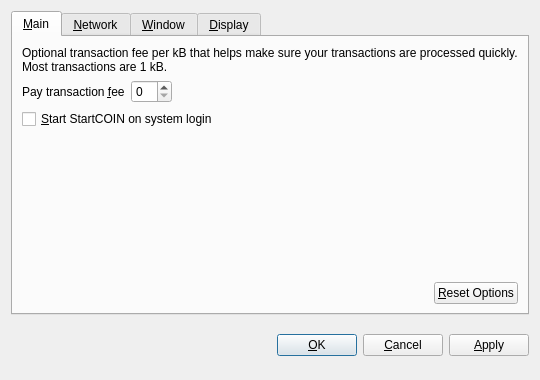
<?xml version="1.0" encoding="UTF-8"?>
<ui version="4.0">
 <class>OptionsDialog</class>
 <widget class="QDialog" name="OptionsDialog">
  <property name="geometry">
   <rect>
    <x>0</x>
    <y>0</y>
    <width>540</width>
    <height>380</height>
   </rect>
  </property>
  <property name="windowTitle">
   <string>Options</string>
  </property>
  <property name="modal">
   <bool>true</bool>
  </property>
  <layout class="QVBoxLayout" name="verticalLayout">
   <item>
    <widget class="QTabWidget" name="tabWidget">
     <property name="tabPosition">
      <enum>QTabWidget::North</enum>
     </property>
     <property name="currentIndex">
      <number>0</number>
     </property>
     <widget class="QWidget" name="tabMain">
      <attribute name="title">
       <string>&amp;Main</string>
      </attribute>
      <layout class="QVBoxLayout" name="verticalLayout_Main">
       <item>
        <widget class="QLabel" name="transactionFeeInfoLabel">
         <property name="text">
          <string>Optional transaction fee per kB that helps make sure your transactions are processed quickly. Most transactions are 1 kB.</string>
         </property>
         <property name="textFormat">
          <enum>Qt::PlainText</enum>
         </property>
         <property name="wordWrap">
          <bool>true</bool>
         </property>
        </widget>
       </item>
       <item>
        <layout class="QHBoxLayout" name="horizontalLayout_1_Main">
         <item>
          <widget class="QLabel" name="transactionFeeLabel">
           <property name="text">
            <string>Pay transaction &amp;fee</string>
           </property>
           <property name="textFormat">
            <enum>Qt::PlainText</enum>
           </property>
           <property name="buddy">
            <cstring>transactionFee</cstring>
           </property>
          </widget>
         </item>
         <item>
          <widget class="BitcoinAmountField" name="transactionFee"/>
         </item>
         <item>
          <spacer name="horizontalSpacer_1_Main">
           <property name="orientation">
            <enum>Qt::Horizontal</enum>
           </property>
           <property name="sizeHint" stdset="0">
            <size>
             <width>40</width>
             <height>20</height>
            </size>
           </property>
          </spacer>
         </item>
        </layout>
       </item>
       <item>
        <widget class="QCheckBox" name="bitcoinAtStartup">
         <property name="toolTip">
          <string>Automatically start StartCOIN after logging in to the system.</string>
         </property>
         <property name="text">
          <string>&amp;Start StartCOIN on system login</string>
         </property>
        </widget>
       </item>
       <item>
        <spacer name="verticalSpacer_Main">
         <property name="orientation">
          <enum>Qt::Vertical</enum>
         </property>
         <property name="sizeHint" stdset="0">
          <size>
           <width>20</width>
           <height>40</height>
          </size>
         </property>
        </spacer>
       </item>
       <item>
        <layout class="QHBoxLayout" name="horizontalLayout_2_Main">
         <item>
          <spacer name="horizontalSpacer_2_Main">
           <property name="orientation">
            <enum>Qt::Horizontal</enum>
           </property>
           <property name="sizeHint" stdset="0">
            <size>
             <width>40</width>
             <height>20</height>
            </size>
           </property>
          </spacer>
         </item>
         <item>
          <widget class="QPushButton" name="resetButton">
           <property name="toolTip">
            <string>Reset all client options to default.</string>
           </property>
           <property name="text">
            <string>&amp;Reset Options</string>
           </property>
           <property name="autoDefault">
            <bool>false</bool>
           </property>
          </widget>
         </item>
        </layout>
       </item>
      </layout>
     </widget>
     <widget class="QWidget" name="tabNetwork">
      <attribute name="title">
       <string>&amp;Network</string>
      </attribute>
      <layout class="QVBoxLayout" name="verticalLayout_Network">
       <item>
        <widget class="QCheckBox" name="mapPortUpnp">
         <property name="toolTip">
          <string>Automatically open the StartCOIN client port on the router. This only works when your router supports UPnP and it is enabled.</string>
         </property>
         <property name="text">
          <string>Map port using &amp;UPnP</string>
         </property>
        </widget>
       </item>
       <item>
        <widget class="QCheckBox" name="connectSocks">
         <property name="toolTip">
          <string>Connect to the StartCOIN network through a SOCKS proxy (e.g. when connecting through Tor).</string>
         </property>
         <property name="text">
          <string>&amp;Connect through SOCKS proxy:</string>
         </property>
        </widget>
       </item>
       <item>
        <layout class="QHBoxLayout" name="horizontalLayout_Network">
         <item>
          <widget class="QLabel" name="proxyIpLabel">
           <property name="text">
            <string>Proxy &amp;IP:</string>
           </property>
           <property name="textFormat">
            <enum>Qt::PlainText</enum>
           </property>
           <property name="buddy">
            <cstring>proxyIp</cstring>
           </property>
          </widget>
         </item>
         <item>
          <widget class="QValidatedLineEdit" name="proxyIp">
           <property name="maximumSize">
            <size>
             <width>140</width>
             <height>16777215</height>
            </size>
           </property>
           <property name="toolTip">
            <string>IP address of the proxy (e.g. 127.0.0.1)</string>
           </property>
          </widget>
         </item>
         <item>
          <widget class="QLabel" name="proxyPortLabel">
           <property name="text">
            <string>&amp;Port:</string>
           </property>
           <property name="textFormat">
            <enum>Qt::PlainText</enum>
           </property>
           <property name="buddy">
            <cstring>proxyPort</cstring>
           </property>
          </widget>
         </item>
         <item>
          <widget class="QLineEdit" name="proxyPort">
           <property name="maximumSize">
            <size>
             <width>55</width>
             <height>16777215</height>
            </size>
           </property>
           <property name="toolTip">
            <string>Port of the proxy (e.g. 9050)</string>
           </property>
          </widget>
         </item>
         <item>
          <widget class="QLabel" name="socksVersionLabel">
           <property name="text">
            <string>SOCKS &amp;Version:</string>
           </property>
           <property name="textFormat">
            <enum>Qt::PlainText</enum>
           </property>
           <property name="buddy">
            <cstring>socksVersion</cstring>
           </property>
          </widget>
         </item>
         <item>
          <widget class="QValueComboBox" name="socksVersion">
           <property name="toolTip">
            <string>SOCKS version of the proxy (e.g. 5)</string>
           </property>
          </widget>
         </item>
         <item>
          <spacer name="horizontalSpacer_Network">
           <property name="orientation">
            <enum>Qt::Horizontal</enum>
           </property>
           <property name="sizeHint" stdset="0">
            <size>
             <width>40</width>
             <height>20</height>
            </size>
           </property>
          </spacer>
         </item>
        </layout>
       </item>
       <item>
        <spacer name="verticalSpacer_Network">
         <property name="orientation">
          <enum>Qt::Vertical</enum>
         </property>
         <property name="sizeHint" stdset="0">
          <size>
           <width>20</width>
           <height>40</height>
          </size>
         </property>
        </spacer>
       </item>
      </layout>
     </widget>
     <widget class="QWidget" name="tabWindow">
      <attribute name="title">
       <string>&amp;Window</string>
      </attribute>
      <layout class="QVBoxLayout" name="verticalLayout_Window">
       <item>
        <widget class="QCheckBox" name="minimizeToTray">
         <property name="toolTip">
          <string>Show only a tray icon after minimizing the window.</string>
         </property>
         <property name="text">
          <string>&amp;Minimize to the tray instead of the taskbar</string>
         </property>
        </widget>
       </item>
       <item>
        <widget class="QCheckBox" name="minimizeOnClose">
         <property name="toolTip">
          <string>Minimize instead of exit the application when the window is closed. When this option is enabled, the application will be closed only after selecting Quit in the menu.</string>
         </property>
         <property name="text">
          <string>M&amp;inimize on close</string>
         </property>
        </widget>
       </item>
       <item>
        <spacer name="verticalSpacer_Window">
         <property name="orientation">
          <enum>Qt::Vertical</enum>
         </property>
         <property name="sizeHint" stdset="0">
          <size>
           <width>20</width>
           <height>40</height>
          </size>
         </property>
        </spacer>
       </item>
      </layout>
     </widget>
     <widget class="QWidget" name="tabDisplay">
      <attribute name="title">
       <string>&amp;Display</string>
      </attribute>
      <layout class="QVBoxLayout" name="verticalLayout_Display">
       <item>
        <layout class="QHBoxLayout" name="horizontalLayout_1_Display">
         <item>
          <widget class="QLabel" name="langLabel">
           <property name="text">
            <string>User Interface &amp;language:</string>
           </property>
           <property name="textFormat">
            <enum>Qt::PlainText</enum>
           </property>
           <property name="buddy">
            <cstring>lang</cstring>
           </property>
          </widget>
         </item>
         <item>
          <widget class="QValueComboBox" name="lang">
           <property name="toolTip">
            <string>The user interface language can be set here. This setting will take effect after restarting StartCOIN.</string>
           </property>
          </widget>
         </item>
        </layout>
       </item>
       <item>
        <layout class="QHBoxLayout" name="horizontalLayout_2_Display">
         <item>
          <widget class="QLabel" name="unitLabel">
           <property name="text">
            <string>&amp;Unit to show amounts in:</string>
           </property>
           <property name="textFormat">
            <enum>Qt::PlainText</enum>
           </property>
           <property name="buddy">
            <cstring>unit</cstring>
           </property>
          </widget>
         </item>
         <item>
          <widget class="QValueComboBox" name="unit">
           <property name="toolTip">
            <string>Choose the default subdivision unit to show in the interface and when sending coins.</string>
           </property>
          </widget>
         </item>
        </layout>
       </item>
       <item>
        <widget class="QCheckBox" name="displayAddresses">
         <property name="toolTip">
          <string>Whether to show StartCOIN addresses in the transaction list or not.</string>
         </property>
         <property name="text">
          <string>&amp;Display addresses in transaction list</string>
         </property>
        </widget>
       </item>
       <item>
        <widget class="QCheckBox" name="coinControlFeatures">
         <property name="toolTip">
          <string>Whether to show coin control features or not.</string>
         </property>
         <property name="text">
          <string>Display coin &amp;control features (experts only!)</string>
         </property>
        </widget>
       </item>
       <item>
        <spacer name="verticalSpacer_Display">
         <property name="orientation">
          <enum>Qt::Vertical</enum>
         </property>
         <property name="sizeHint" stdset="0">
          <size>
           <width>20</width>
           <height>40</height>
          </size>
         </property>
        </spacer>
       </item>
      </layout>
     </widget>
    </widget>
   </item>
   <item>
    <layout class="QHBoxLayout" name="horizontalLayout_Buttons">
     <item>
      <spacer name="horizontalSpacer_1">
       <property name="orientation">
        <enum>Qt::Horizontal</enum>
       </property>
       <property name="sizeHint" stdset="0">
        <size>
         <width>40</width>
         <height>48</height>
        </size>
       </property>
      </spacer>
     </item>
     <item>
      <widget class="QLabel" name="statusLabel">
       <property name="font">
        <font>
         <weight>75</weight>
         <bold>true</bold>
        </font>
       </property>
       <property name="text">
        <string/>
       </property>
       <property name="textFormat">
        <enum>Qt::PlainText</enum>
       </property>
       <property name="wordWrap">
        <bool>true</bool>
       </property>
      </widget>
     </item>
     <item>
      <spacer name="horizontalSpacer_2">
       <property name="orientation">
        <enum>Qt::Horizontal</enum>
       </property>
       <property name="sizeHint" stdset="0">
        <size>
         <width>40</width>
         <height>48</height>
        </size>
       </property>
      </spacer>
     </item>
     <item>
      <widget class="QPushButton" name="okButton">
       <property name="text">
        <string>&amp;OK</string>
       </property>
      </widget>
     </item>
     <item>
      <widget class="QPushButton" name="cancelButton">
       <property name="text">
        <string>&amp;Cancel</string>
       </property>
       <property name="autoDefault">
        <bool>false</bool>
       </property>
      </widget>
     </item>
     <item>
      <widget class="QPushButton" name="applyButton">
       <property name="text">
        <string>&amp;Apply</string>
       </property>
       <property name="autoDefault">
        <bool>false</bool>
       </property>
      </widget>
     </item>
    </layout>
   </item>
  </layout>
 </widget>
 <customwidgets>
  <customwidget>
   <class>BitcoinAmountField</class>
   <extends>QSpinBox</extends>
   <header>bitcoinamountfield.h</header>
  </customwidget>
  <customwidget>
   <class>QValueComboBox</class>
   <extends>QComboBox</extends>
   <header>qvaluecombobox.h</header>
  </customwidget>
  <customwidget>
   <class>QValidatedLineEdit</class>
   <extends>QLineEdit</extends>
   <header>qvalidatedlineedit.h</header>
  </customwidget>
 </customwidgets>
 <resources/>
 <connections/>
</ui>
